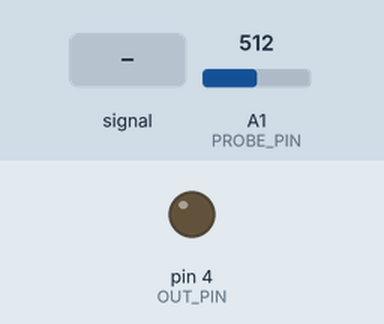
Recording of a sketch running on a simulated Arduino Uno, built with avr-gcc and run on an emulated ATmega328P. On the bench: output pins drawn as LEDs (lit = HIGH). The test bench sets the inputs (shaded band); at power-on: A1 (PROBE_PIN) = 512.

Above: at 1.2 s.
1.3 s: A1 (PROBE_PIN) fed a 200 Hz sine of ±255 counts around its level
At 2.0 s:
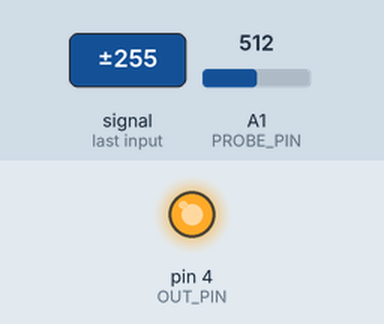
Timing chart, 0 to 4.3 s (numbered marks = the images above; inputs shaded):
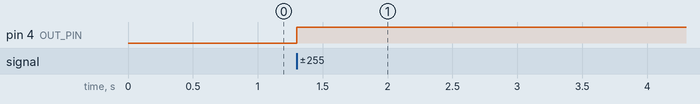

Measured:
- after the input at 1.3 s, pin 4 (OUT_PIN): LOW → HIGH at once

The sketch:

waterTiny.ino.ino
```cpp
/**
    Water Action - Mission Possible MK2
    Ward Melville HS Science Olympiad - Team A - 2017-2018
    waterTiny.ino
    Purpose: Triggers the next action when the resistance of a probe changes more than a threshold value.

    @author David Cutting
    @version 0.2 1/16/2018
*/

// Definitions for microcontroller pin numbers
const int PROBE_PIN = 1;
const int OUT_PIN = 4;

// Variables for states of the pins
int probeValue;
int probeBase;
const int probeThreshold = 100;
bool outState = LOW;

void setup() {
  // Set the microcontroller pins as either inputs or outputs
  pinMode(PROBE_PIN, INPUT);
  pinMode(OUT_PIN, OUTPUT);

  // Set the output pin to low
  digitalWrite(OUT_PIN, LOW); // Write the output pin to LOW

  // Read the initial value of the probe
  probeBase = analogRead(PROBE_PIN);
}

void loop() {
  probeValue = analogRead(PROBE_PIN);
  if(abs(probeBase - probeValue) >= probeThreshold) {
    // If the absolute value of the difference between the current reading and the initial reading is greater than the threshold...
    digitalWrite(OUT_PIN, HIGH); // Trigger the next action
  }
}
```
